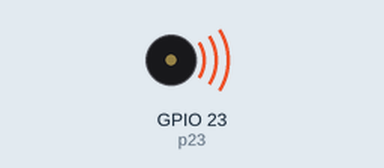
Recording of a program running on a simulated ESP32 board running MicroPython. Parts: buzzer (waves = sounding). At 0.5 s the program stops and its outputs stay as they are.

Above: at 0.1 s.
At 0.6 s:
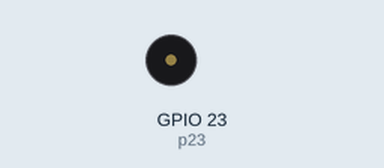
Timing chart, 0 to 2.0 s (numbered marks = the images above):
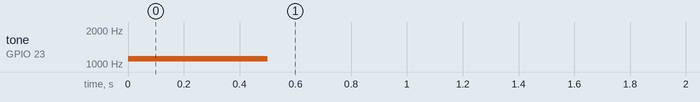

The program:

main.py
```python
# MicroPython Script for ESP32
# Author: Himanshu Tripathi

# buzzer interfacing with esp32

import machine
import time

# object for pin
p23 = machine.Pin(23,machine.Pin.OUT)

# pwm object
buzzer = machine.PWM(p23)
# https://www.engineeringtoolbox.com/note-frequencies-d_520.html
# user may select the frequency as per the note and octave
buzzer.freq(1109)
buzzer.duty(50)
time.sleep(0.5)
buzzer.duty(0)
# deinit the pin from pwm
# this pin will work as normal output pin
buzzer.deinit()
```

Measured:
- by itself, tone on GPIO 23 (p23): silent → 1109 Hz at 0.00 s, → silent 0.50 s later
